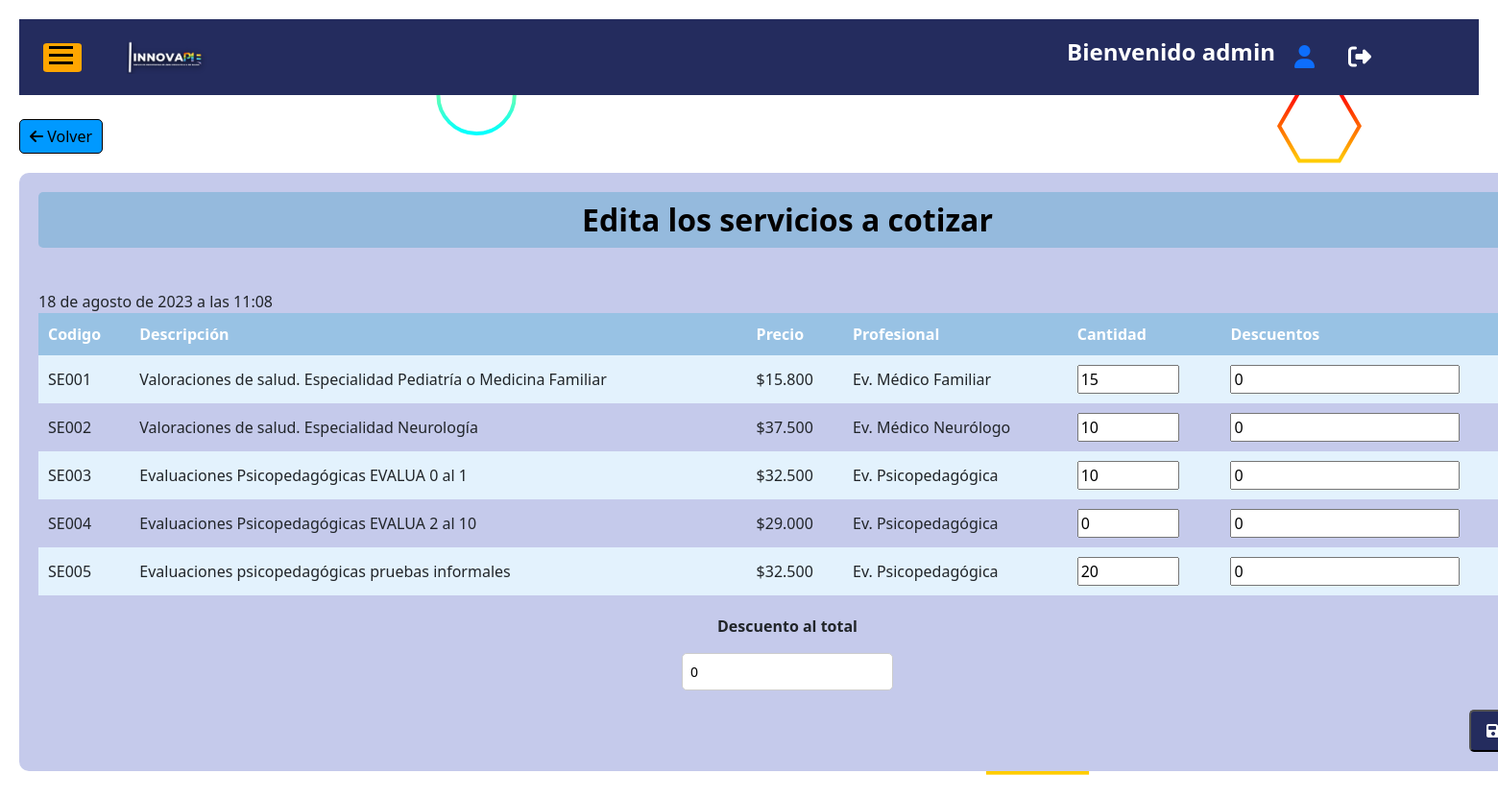
Screenshot of /cliente/editarcotizacion/2/ (signed in) with the database file from the repository.
### index/models.py (models this page shows, shortened)
class Cotizacion(models.Model):
    descuento = models.IntegerField(default=0)
    aceptado = models.BooleanField(default=False)
    rechazado = models.BooleanField(default=False)
    venta = models.BooleanField(default=False)
    email_enviado = models.BooleanField(default=False)
    abierta = models.BooleanField(default=False)
    cerrada = models.BooleanField(default=False)
    cliente = models.ForeignKey(Cliente, on_delete=models.CASCADE)
    fecha_hora = models.DateTimeField(auto_now_add=True)

class Servicio(models.Model):
    codigo = models.CharField(max_length=100)
    descripcion = models.CharField(max_length=1000)
    precio = models.IntegerField()
    profesional = models.CharField(max_length=100)

class DetalleCotizacion(models.Model):
    cantidad = models.IntegerField()
    descuento = models.IntegerField()
    servicio = models.ForeignKey(Servicio,on_delete=models.CASCADE)
    cotizacion = models.ForeignKey(Cotizacion,on_delete=models.CASCADE)

### cliente/views.py (the view, shortened to what this page needs)
# urls.py: path('editarcotizacion/<id>/', views.editarcotizacion, name='editar_cotizacion'),
@login_required
@user_passes_test(lambda u: u.groups.filter(name='Administrador').exists())
def editarcotizacion(request, id):
    servicio = Servicio.objects.all()
    cotizacion = Cotizacion.objects.get(id=id)
    detalle_cotizacion = DetalleCotizacion.objects.filter(cotizacion=cotizacion)
    data = {
        'servicio': servicio,
        'cotizacion': cotizacion,
        'detalle': detalle_cotizacion
    }
    return render(request, "cliente/editarcotizacion.html", data)

### index/templatetags/custom_filters.py (called while the page is built)
@register.filter(name='format_clp')
def format_clp(value):
    return "{:,}".format(value).replace(',', '.')

### cliente/templates/cliente/editarcotizacion.html (shortened to what this page needs)
{% extends "index/base.html" %}
{% load static %}
{% load custom_filters %}
{% block content %}
<head>
    <link href="{% static 'index/css/styleselect.css' %}" rel="stylesheet">
</head>
<body>
    <button class="back-button" onclick="goBack()"><i class="fas fa-arrow-left"></i> Volver</button>
    <div class="contenidoreg">
        <h2 class="form-register">Edita los servicios a cotizar</h2>
        <br>
        <form action="{% url 'editar_cotizacion' cotizacion.id%}" method="POST">
            <a>{{cotizacion.fecha_hora}}</a>
            <table class="cliente-table">
                <tr class="cliente-header">
                    <th class="cliente-column">Codigo</th>
                    <th class="cliente-column">Descripción</th>
                    <th class="cliente-column">Precio</th>
                    <th class="cliente-column">Profesional</th>
                    <th class="cliente-column">Cantidad</th>
                    <th class="cliente-column">Descuentos</th>
                </tr>
                {% for s in servicio %}
                    <tr class="cliente-row">
                        <td class="cliente-column">{{ s.codigo }}</td>
                        <td class="cliente-column">{{ s.descripcion }}</td>
                        <td class="cliente-column">${{ s.precio|format_clp }}</td>
                        <td class="cliente-column">{{ s.profesional }}</td>
                        {% for d in detalle %}
                            {% if d.servicio.id == s.id %}
                                <td class="cliente-column">
                                    <input type="number" name="cantidad_{{ s.id }}" value='{{ d.cantidad }}' min="0" max="1000" required>
                                </td>
                                <td class="cliente-column">
                                    <input type="number" name="descuento_{{ s.id }}" value='{{ d.descuento }}' min="0" required>
                                </td>
                            {% endif %}
                        {% endfor %}
                    </tr>
                {% endfor %}
            </table>
        <div class="descuento-container">
            <p style="font-weight: bold;">Descuento al total</p>
            <input type="number" name="descuento2" value="{{ cotizacion.descuento }}" min="0" class="estilo-input" required>
        </div>
        <div class="boton-container">
            <button type="submit" class="botonagregar boton-agregar"><i class="fa-solid fa-floppy-disk"></i></button>
        </div>
    </div>
</body>
{% endblock %}

### index/templates/index/base.html (shortened to what this page needs)
<!DOCTYPE html>
<html>
<head>
    {% load static %}
    <link rel="stylesheet" href="{% static 'index/css/bootstrap.min.css' %}">
    <link href="{% static 'index/css/styles.css' %}" rel="stylesheet">
</head>
<body>
    <div id="content" class="content">
        <header class="header">
            <div class="container">
                <div class="row align-items-center">
                    <div class="col-md-6">
                        <div class="logo">
                            <a title="InnovaPIE" href="{% url 'home' %}">
                                <img src="{% static 'index/img/main_logo.png' %}" alt="InnovaPIE" />
                            </a>
                        </div>
                    </div>
                    <div class="col-md-6">
                        <div class="header-info">
                            <h1 class="title">Bienvenido {{ user.username }}</h1>
                            <div class="user-icon">
                                <a href="{% url 'perfilusuario' %}" title="Perfil del usuario">
                                    <i class="fas fa-user"></i>
                                </a>
                            </div>
                            <div class="logout-icon">
                                <a href="{% url 'logout' %}" title="Cerrar sesión">
                                    <i class="fas fa-sign-out-alt"></i>
                                </a>
                            </div>
                        </div>
                    </div>
                </div>
            </div>
        </header>
        {% block content %}
        {% endblock %}
    </div>
    <button id="toggle-button" class="toggle-button" onclick="toggleNavbar()">
        <span></span>
        <span></span>
        <span></span>
    </button>
</body>
</html>

### index/static/index/css/styles.css (style rules this page uses)
.header { background-color: #242c5e; padding: 20px 0; }
.logo img { width: 100px; height: auto; }
.title { color: #fff; font-size: 24px; font-weight: bold; margin-bottom: 10px; }
body { overflow-x: hidden; }
.content { padding: 20px; transition: margin-left 0.3s ease; }
.toggle-button { position: fixed; top: 45px; left: 45px; z-index: 200; width: 40px; height: 30px; background-color: rgb(255, 166, 0);; border: none; border-radius: 10%; cursor: pointer; }
.toggle-button span { display: block; width: 25px; height: 3px; background-color: #000000; margin-bottom: 5px; transition: background-color 0.3s ease; }
.logout-icon { margin-left: 15px; font-size: 24px; }
.logout-icon a { color: #fff; }

### index/static/index/css/styleselect.css (style rules this page uses)
body { background-color: linear-gradient(to right, #ffffff, #aaabb1 ,#b6b7c4); background-attachment: fixed; background-size: cover; padding-bottom: 50px; }
.contenidoreg { max-width: 2000px; width: 1600px; margin: 20px auto; background-color: #c5caeb; border-radius: 10px; padding: 20px; }
.form-register { text-align: center; color: #020101; background-color: #95badd; padding: 10px; font-weight: bold; border-radius: 5px; margin-bottom: 20px; }
.cliente-table { width: 100%; border-collapse: collapse; margin-bottom: 20px; }
.cliente-header { background-color: #98c2e4; color: #fff; }
.cliente-column { padding: 10px; }
.cliente-row:nth-child(even) { background-color: #e3f2fd; }
.botonagregar { background-color: #242c5e; color: #fff; padding: 8px 16px; border-radius: 5px; text-decoration: none; }
.estilo-input { padding: 8px; border: 3px solid #ccc; border-radius: 5px; font-size: 15px; }
.back-button { display: inline-block; margin-right: 10px; padding: 5px 10px; background-color: #0099ff; color: #000000; border: 1px solid #000000; border-radius: 5px; text-decoration: none; font-size: 16px; transition: background-color 0.3s ease; margin-top: 25px; }
.estilo-input { padding: 8px; border: 1px solid #ccc; border-radius: 5px; font-size: 14px; }
.descuento-container { text-align: center; margin-top: 10px; }
.descuento-container p { margin-top: 0; }
.boton-container { text-align: right; margin-top: 20px; margin-right: 20px ; }

### index/templates/index/base.html (style rules this page uses)
.header-info { display: flex; align-items: center; justify-content: flex-end; gap: 20px; }
.user-icon { font-size: 24px; }

### rows the page displays
Cotizacion: fecha_hora "18 de agosto de 2023 a las 11:08", descuento2 "0"
Servicio: codigo "SE001", descripcion "Valoraciones de salud. Especialidad Pediatría o Medicina Familiar", precio "15.800", profesional "Ev. Médico Familiar"
DetalleCotizacion: cantidad "15", descuento "0"
Servicio: codigo "SE002", descripcion "Valoraciones de salud. Especialidad Neurología", precio "37.500", profesional "Ev. Médico Neurólogo"
DetalleCotizacion: cantidad "10", descuento "0"
Servicio: codigo "SE003", descripcion "Evaluaciones Psicopedagógicas EVALUA 0 al 1", precio "32.500", profesional "Ev. Psicopedagógica"
DetalleCotizacion: cantidad "10", descuento "0"
Servicio: codigo "SE004", descripcion "Evaluaciones Psicopedagógicas EVALUA 2 al 10", precio "29.000", profesional "Ev. Psicopedagógica"
DetalleCotizacion: cantidad "0", descuento "0"
Servicio: codigo "SE005", descripcion "Evaluaciones psicopedagógicas pruebas informales", precio "32.500", profesional "Ev. Psicopedagógica"
DetalleCotizacion: cantidad "20", descuento "0"

### other values shown
{{ user.username }} "admin"
